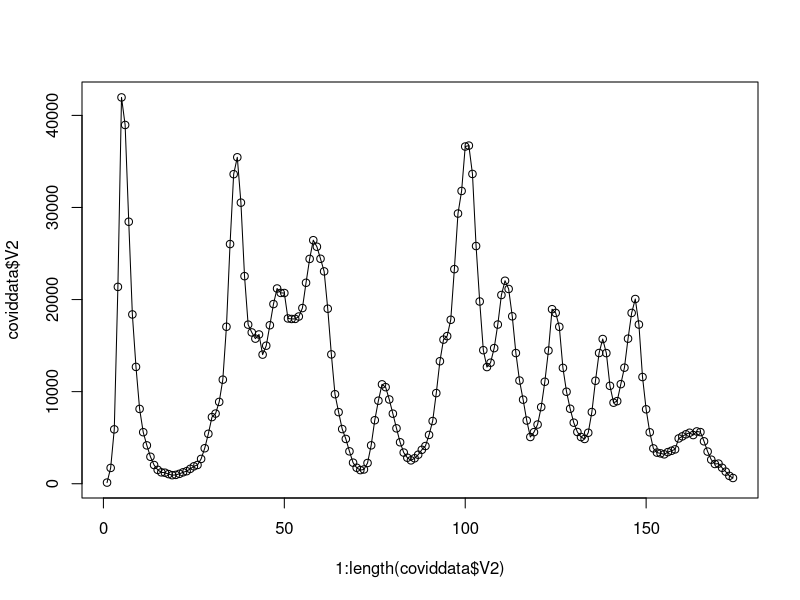

Reproduce this figure in R.
## ---- chunk 1
coviddata = read.table("covid_aggregated.txt")
## ---- chunk 2
plot(1:length(coviddata$V2), coviddata$V2)
lines(1:length(coviddata$V2),coviddata$V2)
